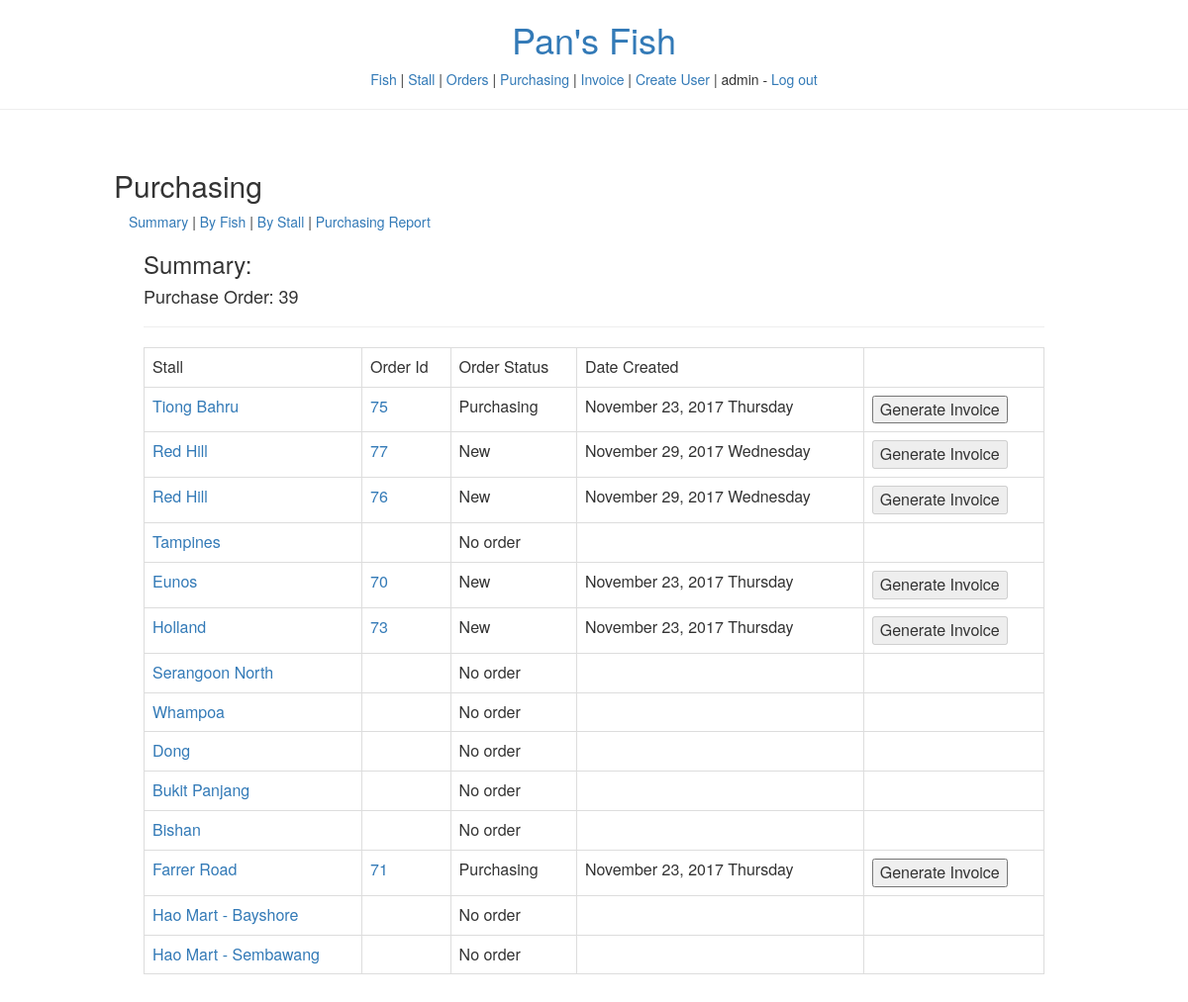
Screenshot of /purchasing/1/summary/ (signed in) with the database file from the repository.
### stall/models.py (models this page shows)
class Stall(TimeStampedModel):
    name = models.ForeignKey(settings.AUTH_USER_MODEL, on_delete=models.CASCADE)
    description = models.CharField(max_length=50, blank=True, default='')

### order/models.py (models this page shows)
class Order(TimeStampedModel):
    stall = models.ForeignKey('stall.Stall', on_delete=models.CASCADE)
    status = models.CharField(max_length=50, default='')
    purchase_order = models.ForeignKey('purchase_order.Purchase_Order', null=True, on_delete=models.CASCADE)

### purchase_order/views.py (the view)
# urls.py: url(r'^purchasing/(?P<user_id>\d+)/summary/$', purchasing),
def purchasing(request, user_id, fish_id=None):
    if request.method == 'POST':
        template, context = post_purchase_order(request, user_id, fish_id)
    else:
        template, context = get_purchase_order(request, user_id)
    return render(request, template, context)

### core/services.py (called while the page is built)
def get_or_none(model, action, *args, **kwargs):
    try:
        if action == 'get':
            return model.objects.get(*args, **kwargs).order_by('-id')
        else:
            return model.objects.filter(*args, **kwargs).order_by('-id')
    except model.DoesNotExist:
        return None

def get_orders(model, day, *args, **kwargs):
    if day == 'today':
        today = datetime.now().date()
        tomorrow = today + timedelta(1)
        today_start = datetime.combine(today, time())
        today_end = datetime.combine(tomorrow, time())
        return get_or_none(model, 'filter', *args, **kwargs, created_date__lte=today_end, created_date__gte=today_start)
    else:
        return get_or_none(model, 'filter', *args, **kwargs)

### order/services.py (called while the page is built)
def generate_order_item_list(model, *args, **kwargs):
    order_item = model.objects.filter(*args, **kwargs)
    order_item_list = list()
    for oi in order_item:
        order_item_dict = dict()
        order_item_dict['id'] = oi.id
        order_item_dict['name'] = oi.fish.name + ' (' + oi.fish.chinese_name + ')'
        order_item_dict['value'] =  oi.quantity
        order_item_dict['weight'] = oi.weight
        if model == Purchase_Order_Item:
            order_item_dict['buying_cost'] =  oi.buying_cost
            order_item_dict['selling_cost'] =  oi.selling_cost
        else:
            order_item_dict['cost'] =  oi.cost
        if model == Order_Item:
            order_item_dict['status'] = oi.status
        order_item_list.append(order_item_dict)
    return order_item_list

def generate_order_list(day=None, *args, **kwargs):
    order_list = list()
    order = get_orders(Order, day, *args, **kwargs)
    if order:
        for o in order:
            order_dict = dict()
            order_dict['order'] = o
            order_dict['order_item'] = generate_order_item_list(Order_Item, order=o)
            order_list.append(order_dict)
        return order_list

def generate_stall_orders_list(request, user, *args, **kwargs):
    stall_orders_list = list()
    stalls = Stall.objects.all() if request.user.is_superuser else Stall.objects.filter(name=user)
    for stall in stalls:
        stall_orders = dict()
        stall_orders['stall'] = stall
        stall_orders['order_list'] = generate_order_list(stall=stall, *args, **kwargs)
        stall_orders_list.append(stall_orders)
    return stall_orders_list

### templates/purchasing/show_summary.html (shortened to what this page needs)
{% extends "purchasing/home.html" %}
{% block purchasing %}
<div class="table-responsive">
  <div class="col-xs-12">
    <h3>Summary: </h3>
    <h4>Purchase Order: {{purchase_order_id}}</h4>
    <hr>
    <table class="table table-bordered">
      <tr>
        <td>Stall</td>
        <td>Order Id</td>
        <td>Order Status</td>
        <td>Date Created</td>
        <td></td>
      </tr>
      {% for stall in purchase_order %}
        {% if stall.order_list %}
          {% for order in stall.order_list %}
            <tr>
              <td><a href="/order/{{ user.id }}/stall/{{stall.stall.id}}/">{{stall.stall.description}}</a></td>
              <form action = "/purchasing/{{user_id}}/summary/" method="post">
                <td><a href="/order/{{ user.id }}/order/{{order.order.id}}/">{{order.order.id}}</a></td>
                <td>{{order.order.status}}</td>
                <td>{{order.order.created_date|date:"F d, Y l"}}</td>
                <td><input type="submit" name="save" value="Generate Invoice" {% if order.order.status != 'Purchasing' %}disabled{% endif %}></td>
              </form>
            </tr>
          {% endfor %}
        {% else %}
          <tr>
            <td><a href="/order/{{ user.id }}/stall/{{stall.stall.id}}/">{{stall.stall.description}}</a></td>
            <td></td>
            <td>No order</td>
            <td></td>
            <td></td>
          </tr>
        {% endif %}
      {% endfor %}
  </table>
  <br>
  </div>
</div>
{% endblock %}

### templates/base.html (shortened to what this page needs)
{% load static %}
<html>
  <head>
    <link rel="stylesheet" href="https://maxcdn.bootstrapcdn.com/bootstrap/3.3.7/css/bootstrap.min.css">
    <link rel="stylesheet" href="https://cdn.datatables.net/1.10.16/css/jquery.dataTables.min.css">
  </head>
  <body>
    <div class="text-center">
      <h1><a role="button" href="/home/">Pan's Fish</a></h1>
    </div>
    <div class="col-xs-1"></div>
    <div class="col-xs-10 text-center">
      {% if user.is_authenticated %}
        {% if request.user.is_superuser %}
          <a role="button" href="/fish/">Fish</a> |
          <a role="button" href="/stall/">Stall</a> |
        {% endif %}
        <a role="button" href="/order/{{ user.id }}/">Orders</a> |
        {% if request.user.is_superuser %}
          <a role="button" href="/purchasing/{{ user.id }}/summary/">Purchasing</a> |
        {% endif %}
          <a role="button" href="/invoice/{{ user.id }}/">Invoice</a> |
        {% if request.user.is_superuser %}
          <a role="button" href="/signup/">Create User</a> |
        {% endif %}
        {{ user.username }} - <a role="button" href="/logout/">Log out</a>
      {% else %}
        <a role="button" href="/login/">Log in</a>
      {% endif %}
    </div>
    <div class="col-xs-1"></div>
    <br><hr><br>
    <div class="col-xs-1"></div>
    <div class="col-xs-10">
      {% block body %}
      {% endblock %}
    </div>
    <div class="col-xs-1"></div>
  </body>
</html>

### rows the page displays
Stall: stall.description "Tiong Bahru"
Order: order.id "75", order.status "Purchasing", order.created_date "November 23, 2017 Thursday", save "Generate Invoice"
Stall: stall.description "Red Hill"
Order: order.id "77", order.status "New", order.created_date "November 29, 2017 Wednesday", save "Generate Invoice"
Order: order.id "76", order.status "New", order.created_date "November 29, 2017 Wednesday", save "Generate Invoice"
Stall: stall.description "Tampines"
Stall: stall.description "Eunos"
Order: order.id "70", order.status "New", order.created_date "November 23, 2017 Thursday", save "Generate Invoice"
Stall: stall.description "Holland"
Order: order.id "73", order.status "New", order.created_date "November 23, 2017 Thursday", save "Generate Invoice"
Stall: stall.description "Serangoon North"
Stall: stall.description "Whampoa"
Stall: stall.description "Dong"
Stall: stall.description "Bukit Panjang"
Stall: stall.description "Bishan"
Stall: stall.description "Farrer Road"
Order: order.id "71", order.status "Purchasing", order.created_date "November 23, 2017 Thursday", save "Generate Invoice"
Stall: stall.description "Hao Mart - Bayshore"
Stall: stall.description "Hao Mart - Sembawang"

### other values shown
{{ user.username }} "admin"
{{ purchase_order_id }} "39"
